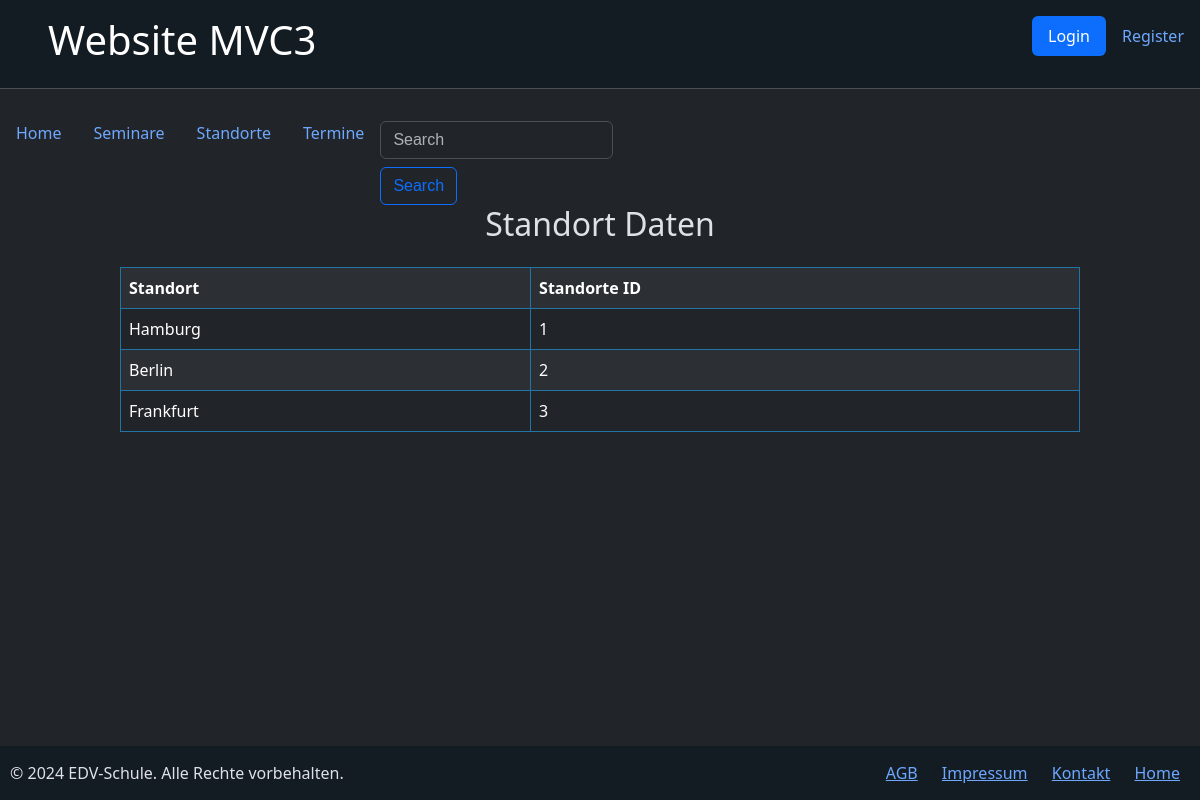
The page /index.php?action=standort on the database its author committed.
### tables this page shows
CREATE TABLE `standorte` (
  `id` int(11) NOT NULL AUTO_INCREMENT,
  `standort` varchar(50) NOT NULL,
  PRIMARY KEY (`id`),
  UNIQUE KEY `standort` (`standort`)
);

### index.php (called while the page is built, shortened)
<?php
require_once "include/datenbank.php";
if (isset($_GET['action'])) {
    $action = $_GET['action'];
} else {
    $action = 'index';
}
switch ($action) {
	case 'standort':
	$standort = new Standort();
	$result = $standort->selectAll($db);
	break;
}
require_once "views/layout.php";
?>

### models/Standort.php (called while the page is built, shortened)
<?php
class Standort implements iDatenbank
{
	private $id;
	private $standort;
	function set_daten($daten)
	{
		if (!is_array($daten)) {
			return;
		}
		foreach ($daten as $key => $value) {
			$setter = "set" . ucfirst($key);
		}
	}
	public function getId()
	{
		return $this->id;
	}
	public function setId($param)
	{
		$this->id = $param;
	}
	public function getStandort()
	{
		return $this->standort;
	}
	public function setStandort($param)
	{
		$this->standort = $param;
	}
    function selectAll($db)
	{
		$sql = "SELECT * FROM standorte ORDER BY id";
		$stmt = $db->prepare($sql);
		$stmt->execute();
		foreach ($stmt->fetchAll() as $result)
		{
			$results[] = new Standort($result);
        }
		return $results;
    }
}
?>

### views/_standort_all.php (the view)
<tr>
	<td><?= $standort->getStandort() ?></td>
	<td><?= $standort->getID() ?></td>
</tr>

### views/standort.php
<h2 class="h2-daten">Standort Daten</h2>
<div class="table-wrapper">
<table class="table-self table table-striped table-hover">
<tr>
	<th>Standort</th>
	<th>Standorte ID</th>
</tr>
<?php
foreach($result AS $standort)
{
	require "_standort_all.php";
}
?>
</table>
</div>

### css/style.css (style rules this page uses)
body { margin-bottom: 4%; }
.h2-daten { display: flex; justify-content: center; margin-bottom: 2%; }
.table-wrapper { display: grid; grid-template-columns: repeat(auto-fit, minmax(300px, 1fr)); justify-items: center; gap: 1rem; }
.table-self { width: 80%; border-collapse: collapse; }
.table-self th, .table-self td { border: 1px solid #2274A5; padding: 8px; text-align: left; }

### rows shown on the page
standorte: standort "Hamburg", id "1"
standorte: standort "Berlin", id "2"
standorte: standort "Frankfurt", id "3"
